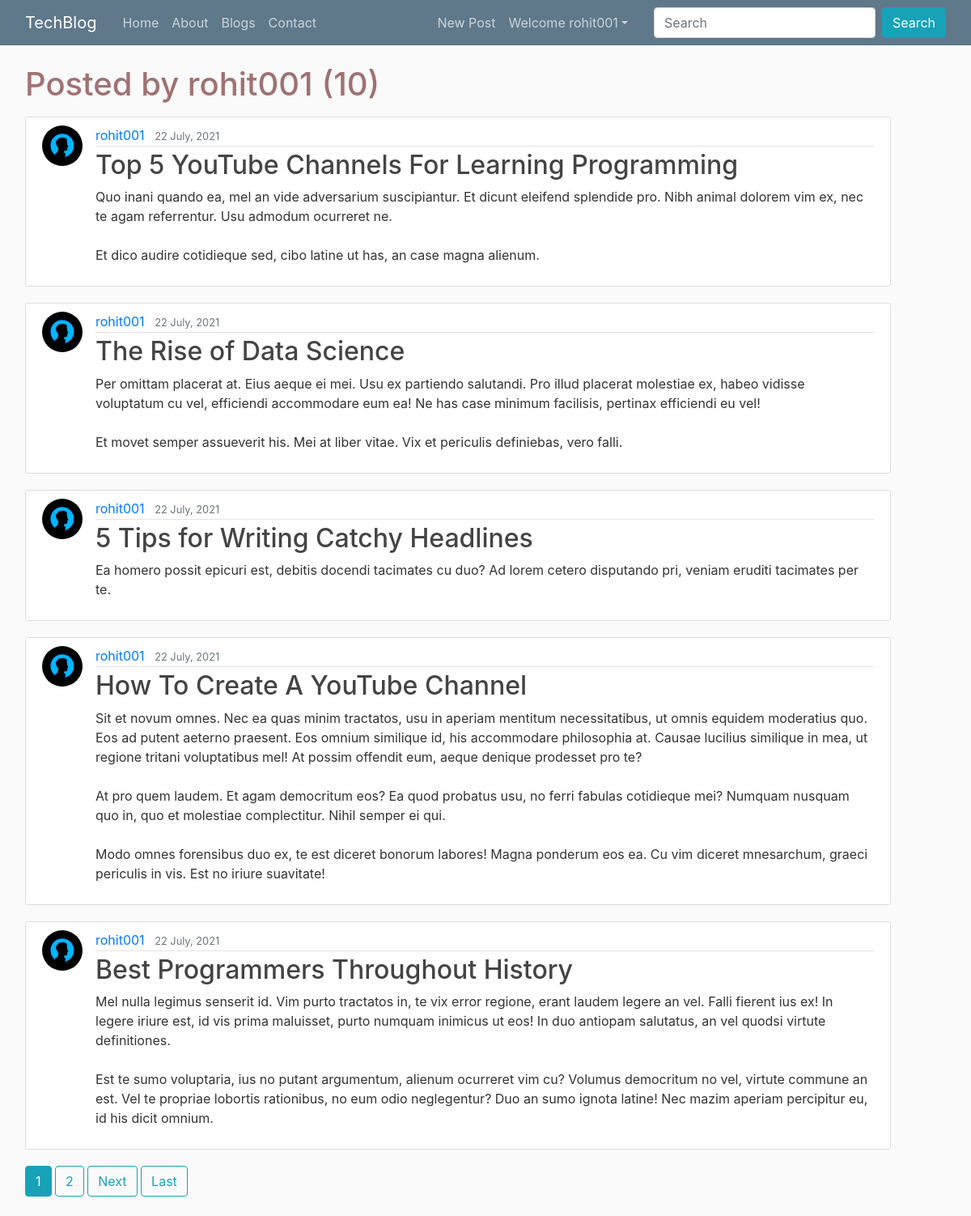
/user/rohit001 (signed in), run on the app's committed database.
### blog/models.py (models this page shows, shortened)
class Post(models.Model):
    title = models.CharField(max_length=100)
    content = models.TextField()
    date_posted = models.DateTimeField(default=timezone.now)
    author = models.ForeignKey(User, on_delete=models.CASCADE)

### users/models.py (models this page shows, shortened)
class profile(models.Model):
    User = models.OneToOneField(User, on_delete=models.CASCADE)
    image = models.ImageField(default = "default.jpg", upload_to='profile_pics')

### blog/views.py (the view)
# urls.py: path('user/<str:username>', UserPostListView.as_view(), name='user-posts'),
class UserPostListView(ListView):
    model = Post
    template_name = 'blog/user_posts.html'
    context_object_name = 'posts'
    paginate_by = 5
    def get_queryset(self):
        user = get_object_or_404(User, username = self.kwargs.get('username'))
        return Post.objects.filter(author = user).order_by('-date_posted')

### blog/templates/blog/user_posts.html (shortened to what this page needs)
{% extends "blog/base.html" %}
{% block content %}
    <h1 class="mb-3">Posted by {{ view.kwargs.username }} ({{ page_obj.paginator.count }})</h1>
    {% for post in posts %}
        <article class="media content-section">
          <img class="article-img rounded-circle" src="{{ post.author.profile.image.url }}" alt="">
          <div class="media-body">
            <div class="article-metadata">
              <a class="mr-2" href="{% url 'user-posts' post.author.username %}">{{ post.author }}</a>
              <small class="text-muted">{{ post.date_posted|date:'d F, Y' }}</small>
            </div>
            <h2><a class="article-title" href="{% url 'post-detail' post.id %}">{{ post.title }}</a></h2>
            <p class="article-content">{{ post.content }}</p>
          </div>
        </article>
    {% endfor %}
    {% if is_paginated %}
        {% for num in page_obj.paginator.page_range %}
          {% if page_obj.number == num %}
              <a href="?page={{num}}" class='btn btn-info mb-4'>{{num}}</a>
            {% elif num > page_obj.number|add:'-3' and num < page_obj.number|add:'3' %}
              <a href="?page={{num}}" class='btn btn-outline-info mb-4'>{{num}}</a>
          {% endif %}
        {% endfor %}
        {% if page_obj.has_next %}
        <a href="?page={{page_obj.next_page_number}}" class='btn btn-outline-info mb-4'>Next</a>
        <a href="?page={{page_obj.paginator.num_pages}}" class='btn btn-outline-info mb-4'>Last</a>
        {% endif %}
    {% endif %}
{% endblock content %}

### blog/templates/blog/base.html (shortened to what this page needs)
{% load static %}
{% load humanize %}
<!DOCTYPE html>
<html>
<head>
  <link rel="stylesheet" href="https://stackpath.bootstrapcdn.com/bootstrap/4.5.2/css/bootstrap.min.css"
>
  <link href="https://cdn.jsdelivr.net/npm/bootstrap@5.1.0/dist/css/bootstrap.min.css" rel="stylesheet"
>
  <link rel="stylesheet" href="https://cdn.jsdelivr.net/npm/bootstrap@4.6.0/dist/css/bootstrap.min.css"
>
  <link rel="stylesheet" type="text/css" href="{% static 'blog/css/main.css' %}">
</head>
<body>
  <header class="site-header">
    <nav class="navbar navbar-expand-md navbar-dark bg-steel fixed-top">
      <div class="container">
        <a class="navbar-brand mr-4" href="{% url 'home' %}">TechBlog</a>
        <div class="collapse navbar-collapse" id="navbarToggle">
          <div class="navbar-nav mr-auto">
            <a class="nav-item nav-link {% block indexactive %} {% endblock indexactive %}"
              href="{% url 'home' %}">Home</a>
            <a class="nav-item nav-link {% block aboutactive %} {% endblock aboutactive %}"
              href="{% url 'blog-about' %}">About</a>
            <a class="nav-item nav-link  {% block homeactive %} {% endblock homeactive %}"
              href="{% url 'blog-home' %}">Blogs</a>
            <a class="nav-item nav-link {% block contactactive %} {% endblock contactactive %}"
              href="{% url 'blog-contact' %}">Contact</a>
          </div>
          <div class="navbar-nav navsearch">
            {% if user.is_authenticated %}
            <a class="nav-item nav-link {% block newpostactive %} {% endblock newpostactive %}"
              href="{% url 'post-create' %}">New Post</a>
            <ul class="navbar-nav mr-2">
              <li class="nav-item dropdown">
                <a class="nav-link dropdown-toggle" href='#' id="navbarDropdown" role="button" data-toggle="dropdown">
                  Welcome {{request.user}}</a>
              </li>
            </ul>
            {% else %}
            <a class="nav-item nav-link {% block loginactive %} {% endblock loginactive %}"
              href="{% url 'login' %}">Login</a>
            <a class="nav-item nav-link {% block registeractive %} {% endblock registeractive %}"
              href="{% url 'register' %}">Register</a>
            {% endif %}
            <form class="form-inline ml-3" methd="get" action="/search">
              <input class="form-control mr-sm-2" type="search" placeholder="Search" aria-label="Search" name="query"
                id="query">
              <button class="btn btn-info my-2 my-sm-0" type="submit">Search</button>
            </form>
          </div>
        </div>
      </div>
    </nav>
  </header>
  <main role="main" class="container">
    <div class="row">
      <div class="col-md-11 mx-3">
        {% block content %}{% endblock %}
      </div>
    </div>
  </main>
</body>
</html>

### blog/static/blog/css/main.css (style rules this page uses)
body { background: #fafafa; color: #333333; margin-top: 5rem; }
h1, h2, h3, h4, h5, h6 { color: #a07272; }
ul { margin: 0; }
.container { max-width: 1200px; }
.bg-steel { background-color: #5f788a; }
.site-header .navbar-nav .nav-link { color: #cbd5db; }
.content-section { background: #ffffff; padding: 10px 20px; border: 1px solid #dddddd; border-radius: 3px; margin-bottom: 20px; }
.article-title { color: #444444; }
.article-content { white-space: pre-line; }
.article-img { height: 50px; width: 50px; margin-right: 16px; }
.article-metadata { padding-bottom: 1px; margin-bottom: 4px; border-bottom: 1px solid #e3e3e3 }

### data on the page
Post: author.profile.image (placeholder picture), author "rohit001", date_posted "22 July, 2021", title "Top 5 YouTube Channels For Learning Programming", content "Quo inani quando ea, mel an vide adversarium suscipiantur. Et dicunt eleifend splendide pro. Nibh animal dolorem vim ex, nec te agam referrentur. Usu admodum ocurreret ne. Et dico audire cotidieque sed, cibo latine ut has, an case magna alienum."
Post: author.profile.image (placeholder picture), author "rohit001", date_posted "22 July, 2021", title "The Rise of Data Science", content "Per omittam placerat at. Eius aeque ei mei. Usu ex partiendo salutandi. Pro illud placerat molestiae ex, habeo vidisse voluptatum cu vel, efficiendi accommodare eum ea! Ne has case minimum facilisis, pertinax efficiendi eu vel! Et movet semper assueverit his. Mei at liber vitae. Vix et periculis definiebas, vero falli."
Post: author.profile.image (placeholder picture), author "rohit001", date_posted "22 July, 2021", title "5 Tips for Writing Catchy Headlines", content "Ea homero possit epicuri est, debitis docendi tacimates cu duo? Ad lorem cetero disputando pri, veniam eruditi tacimates per te."
Post: author.profile.image (placeholder picture), author "rohit001", date_posted "22 July, 2021", title "How To Create A YouTube Channel", content "Sit et novum omnes. Nec ea quas minim tractatos, usu in aperiam mentitum necessitatibus, ut omnis equidem moderatius quo. Eos ad putent aeterno praesent. Eos omnium similique id, his accommodare philosophia at. Causae lucilius similique in mea, ut regione tritani voluptatibus mel! At possim offendit eum, aeque denique prodesset pro te? At pro quem laudem. Et agam democritum eos? Ea quod probatus usu, no ferri fabulas cotidieque mei? Numquam nusquam quo in, quo et molestiae complectitur. Nihil semper ei qui. Modo omnes forensibus duo ex, te est diceret bonorum labores! Magna ponderum eos ea. Cu vim diceret mnesarchum, graeci periculis in vis. Est no iriure suavitate!"
Post: author.profile.image (placeholder picture), author "rohit001", date_posted "22 July, 2021", title "Best Programmers Throughout History", content "Mel nulla legimus senserit id. Vim purto tractatos in, te vix error regione, erant laudem legere an vel. Falli fierent ius ex! In legere iriure est, id vis prima maluisset, purto numquam inimicus ut eos! In duo antiopam salutatus, an vel quodsi virtute definitiones. Est te sumo voluptaria, ius no putant argumentum, alienum ocurreret vim cu? Volumus democritum no vel, virtute commune an est. Vel te propriae lobortis rationibus, no eum odio neglegentur? Duo an sumo ignota latine! Nec mazim aperiam percipitur eu, id his dicit omnium."

### other printed values
{{ request.user }} "rohit001"
{{ view.kwargs.username }} "rohit001"
{{ page_obj.paginator.count }} "10"
{{ num }} "1"
{{ num }} "2"
